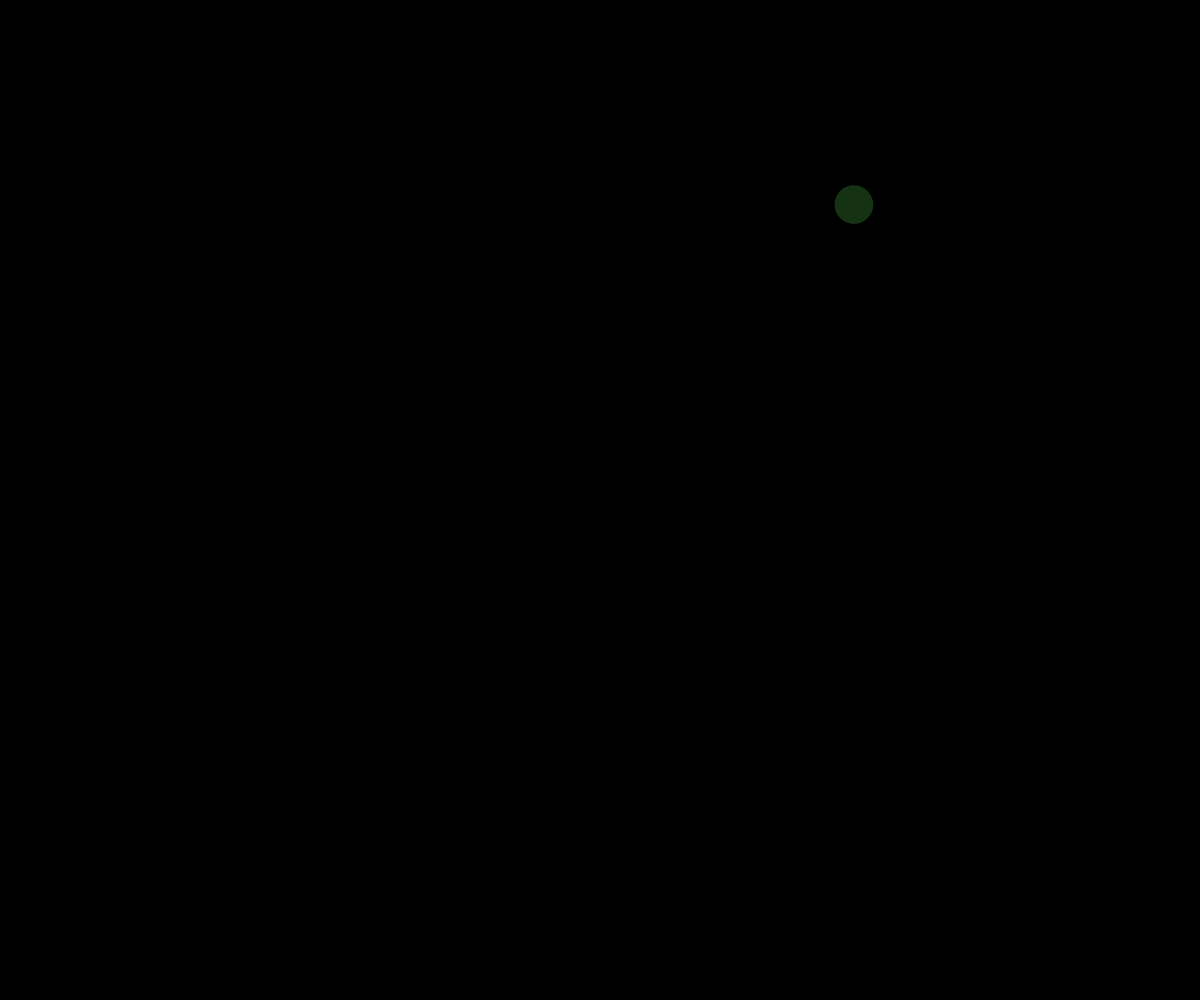
Frame 1 (no input)
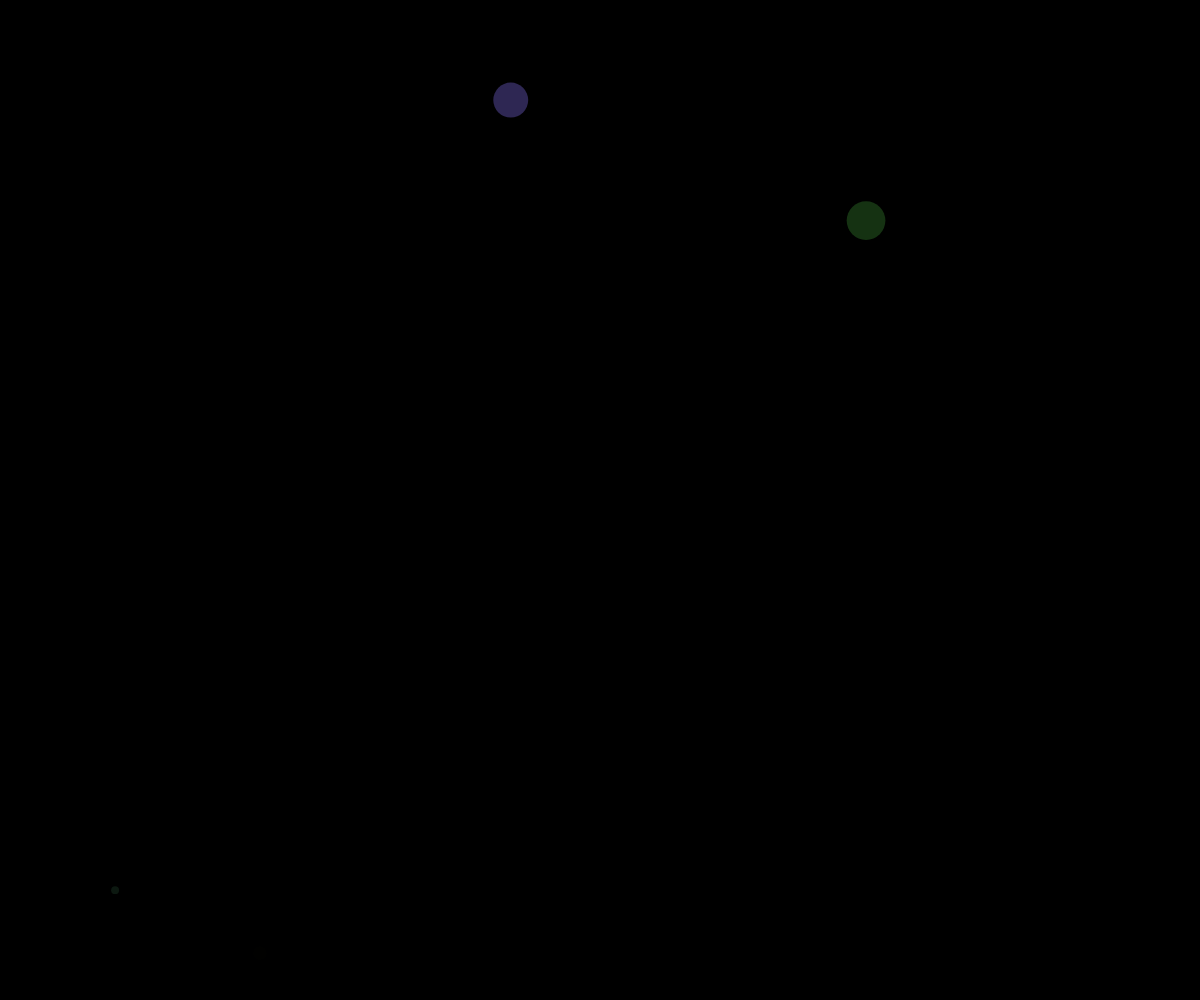
Frame 60 (no input)
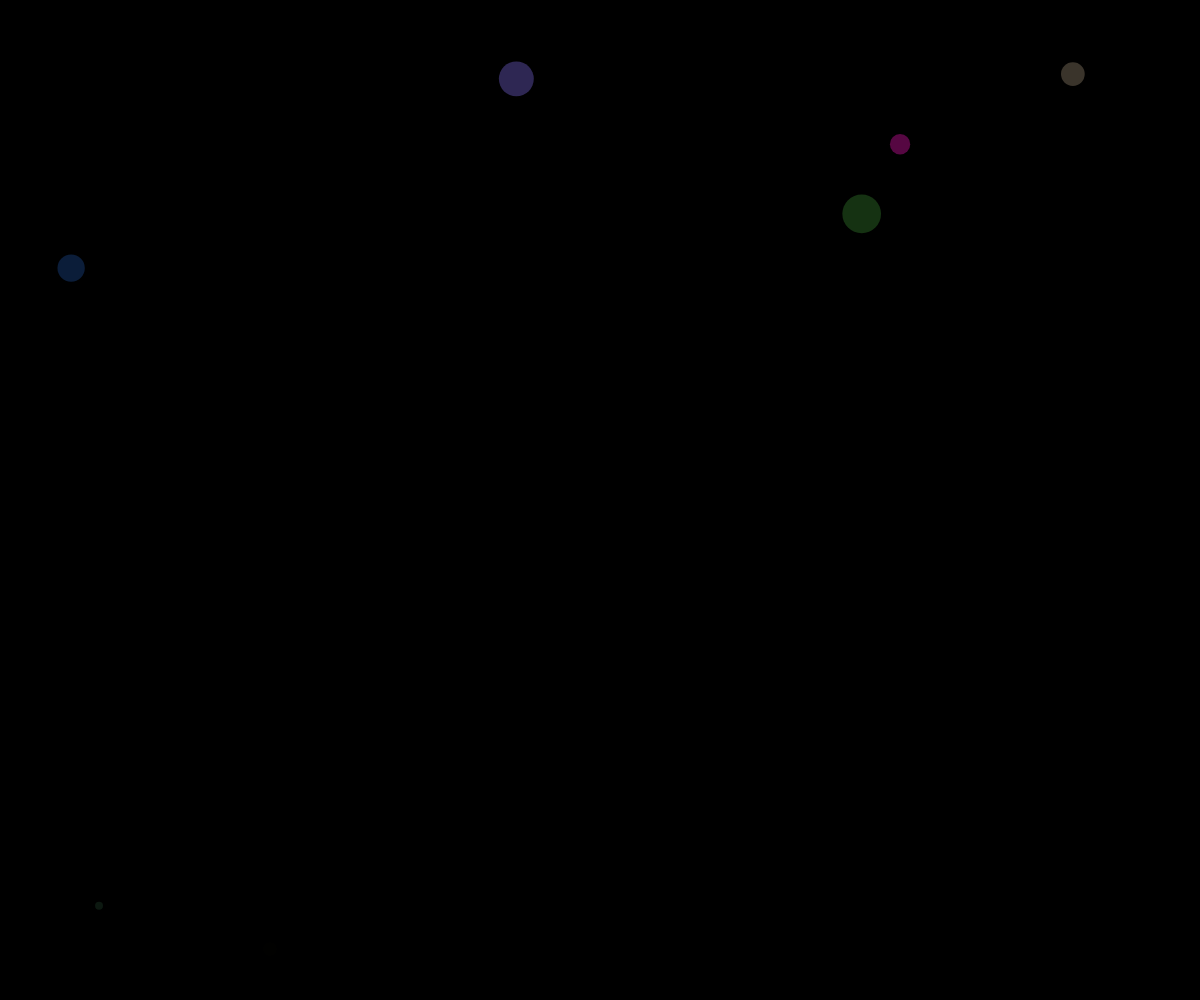
Frame 120 (the mouse pressed at the canvas centre since frame 60)

The p5.js sketch that drew these frames (run headless with seeded random() and noise() and a simulated clock; from frame 60 on, the mouse is pressed at the canvas centre):

// p5.js sketch
// ── sketch.js
//arrays and objects demo - atoms moving

//initialize an empty array
//this is where all the objects will be stored
let theAtoms = [];

function setup() {
  createCanvas(windowWidth, windowHeight);
  
  //create one atom at the start
  spawnAtom();
  
  //call spawnAtom every 500 milliseconds, so that more and more atoms are on the screen over time
  window.setInterval(spawnAtom, 500);
}

function draw() {
  background(0);
  
  //iterate through all of the objects inside the theAtoms array, calling each one 'atom' for the duration of the iteration
  for (let atom of theAtoms) {
    //move this atom
    atom.x += random(-5, 5);
    atom.y += random(-5, 5);

    //display this atom
    noStroke();
    fill(atom.theColor);
    circle(atom.x, atom.y, atom.size);
  }
}

function spawnAtom() {
  //create an object, which for now you should think about as a variable that can hold lots of different information
  let atom = {
    x: random(width),
    y: random(height),
    size: random(5, 50),
    theColor: color(random(255), random(255), random(255), random(255)),
  };
  
  //add the object that we just made to the end of the theAtoms array
  theAtoms.push(atom);
}
